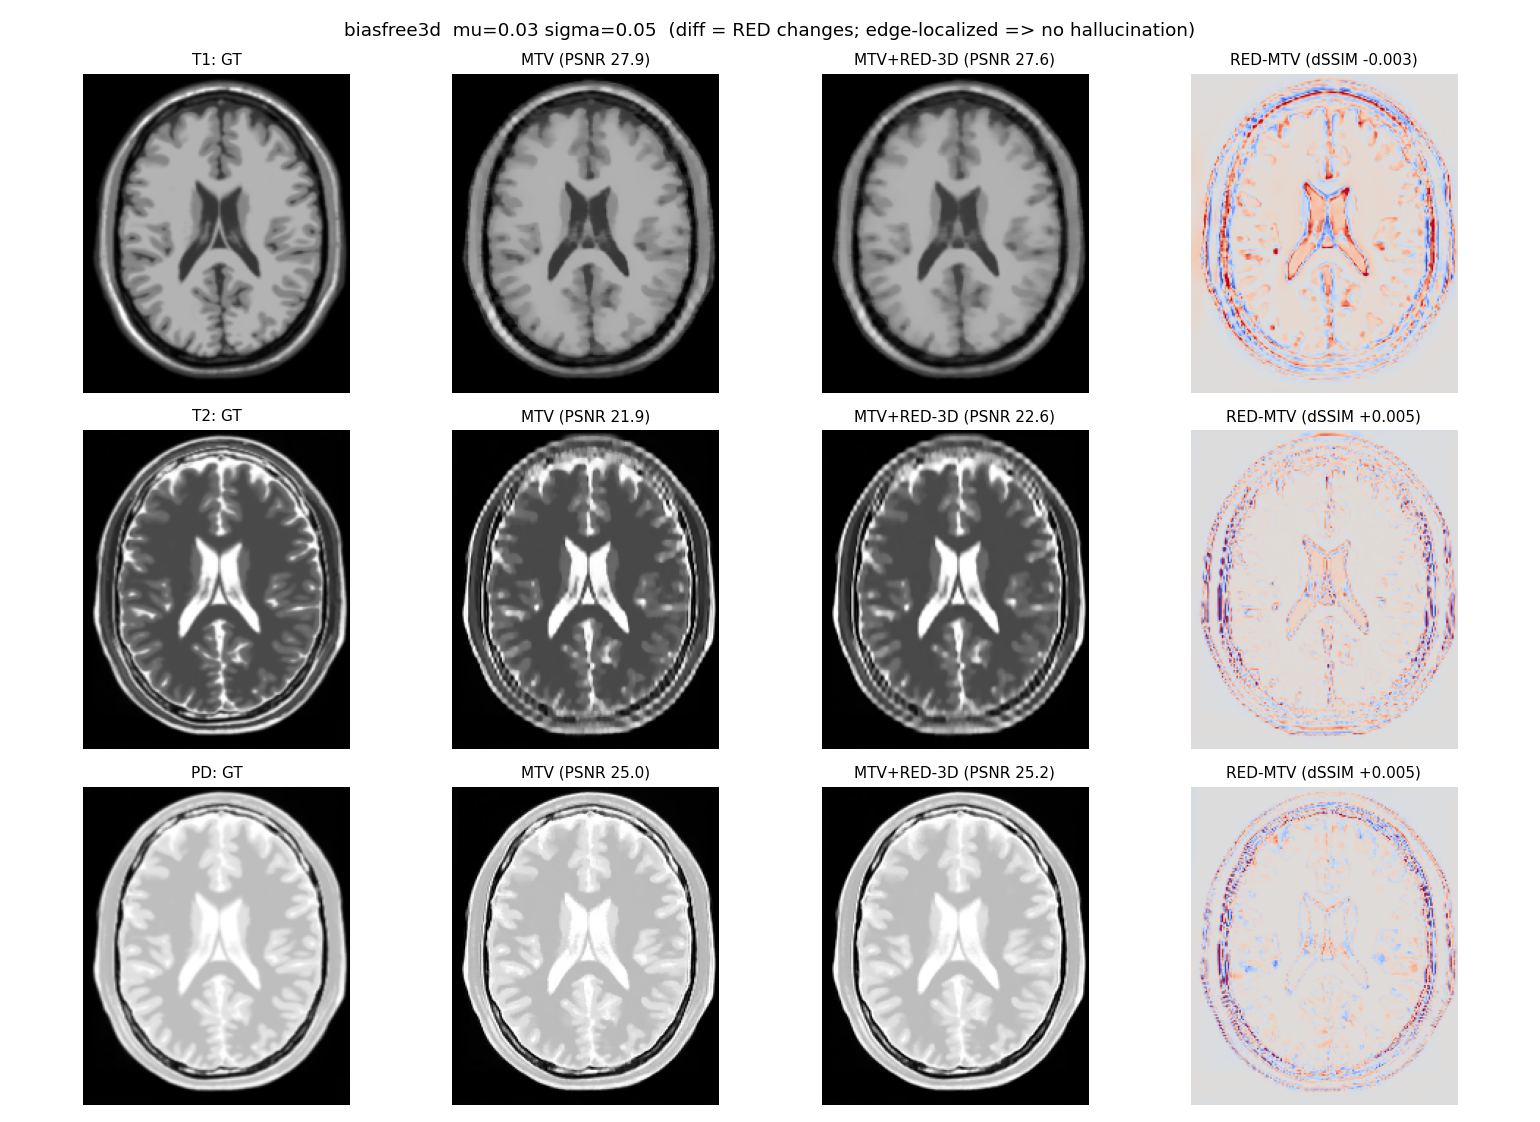

Write the Python code that produced this figure.
"""Per-channel no-hallucination visual for a RED denoiser (default: bias-free 3D).

Renders, for each channel (T1/T2/PD), a mid axial slice: GT | MTV | MTV+RED |
(RED-MTV) diff. The diff panel is the no-hallucination check -- RED's changes must
be small-amplitude and EDGE-LOCALIZED (no invented structure). Saves benchmarks/
viz_denoiser.png and prints per-channel PSNR/SSIM.

  python benchmarks/viz_denoiser.py --weights /dev/shm/bf3d_best.pt \
      --denoiser biasfree3d --mu 0.03 --sigma 0.05 --channels 3
"""
import argparse
import contextlib
import io as _io
import sys

import matplotlib
matplotlib.use('Agg')
import matplotlib.pyplot as plt
import torch

sys.path.insert(0, 'benchmarks')
from bench_dl_prior import simulate, resample_gt, score
from unires.struct import settings
from unires.run import preproc

DEV = 'cuda'
NAMES = ['T1', 'T2', 'PD']


def recon(x, mat_x, prior, max_iter, **kw):
    data = [[[x[i], mat_x[i]]] for i in range(len(x))]
    s = settings(); s.device = DEV; s.write_out = False; s.do_coreg = False
    s.unified_rigid = False; s.scaling = False; s.max_iter = max_iter
    s.tolerance = 0.0; s.prior = prior
    for k, v in kw.items():
        setattr(s, k, v)
    with contextlib.redirect_stdout(_io.StringIO()):
        y, ymat, _ = preproc(data, s)
    return y, ymat


def main():
    ap = argparse.ArgumentParser()
    ap.add_argument('--weights', default=None)
    ap.add_argument('--denoiser', default='biasfree3d')
    ap.add_argument('--mu', type=float, default=0.03)
    ap.add_argument('--sigma', type=float, default=0.05)
    ap.add_argument('--channels', type=int, default=3)
    ap.add_argument('--max_iter', type=int, default=30)
    args = ap.parse_args()

    gt, gt_mat, x, mat_x = simulate(args.channels)
    y_mtv, ymat = recon(x, mat_x, 'mtv', args.max_iter)
    kw = dict(red_mu=args.mu, red_sigma=args.sigma, red_denoiser=args.denoiser)
    if args.weights:
        kw['red_weights'] = args.weights
    y_red, ymat2 = recon(x, mat_x, 'mtv+red', args.max_iter, **kw)

    nrow = args.channels
    fig, ax = plt.subplots(nrow, 4, figsize=(14, 3.4 * nrow))
    if nrow == 1:
        ax = ax[None]
    for c in range(args.channels):
        gr = resample_gt(gt[c], gt_mat[c], y_mtv.shape[:3], ymat.to(DEV))
        pm, sm, _ = score(y_mtv[..., c], gr)
        pr, sr, _ = score(y_red[..., c], gr)
        print(f"{NAMES[c]}: MTV PSNR={pm:.3f}/SSIM={sm:.4f}  "
              f"RED PSNR={pr:.3f}/SSIM={sr:.4f}  dPSNR={pr-pm:+.3f} dSSIM={sr-sm:+.4f}",
              flush=True)
        gr = gr.cpu()

        def match(a):
            a = a.cpu(); m = gr > 0.02 * gr.max()
            s = (a[m] * gr[m]).sum() / (a[m] * a[m]).sum().clamp_min(1e-8)
            return a * s
        mtv, red = match(y_mtv[..., c]), match(y_red[..., c])
        z = gr.shape[2] // 2
        vmax = float(gr[gr > 0].quantile(0.99))
        diff = red[:, :, z] - mtv[:, :, z]
        dv = float(diff.abs().quantile(0.995)) + 1e-6
        cols = [(gr[:, :, z], 'GT', 'gray', 0, vmax),
                (mtv[:, :, z], f'MTV (PSNR {pm:.1f})', 'gray', 0, vmax),
                (red[:, :, z], f'MTV+RED-3D (PSNR {pr:.1f})', 'gray', 0, vmax),
                (diff, f'RED-MTV (dSSIM {sr-sm:+.3f})', 'coolwarm', -dv, dv)]
        for j, (img, title, cmap, lo, hi) in enumerate(cols):
            ax[c, j].imshow(img.T, cmap=cmap, vmin=lo, vmax=hi, origin='lower')
            ax[c, j].axis('off')
            ax[c, j].set_title(f'{NAMES[c]}: {title}' if j == 0 else title, fontsize=10)
    fig.suptitle(f'{args.denoiser}  mu={args.mu} sigma={args.sigma}  '
                 f'(diff = RED changes; edge-localized => no hallucination)')
    fig.tight_layout()
    fig.savefig('benchmarks/viz_denoiser.png', dpi=110)
    print('wrote benchmarks/viz_denoiser.png', flush=True)


if __name__ == '__main__':
    main()
